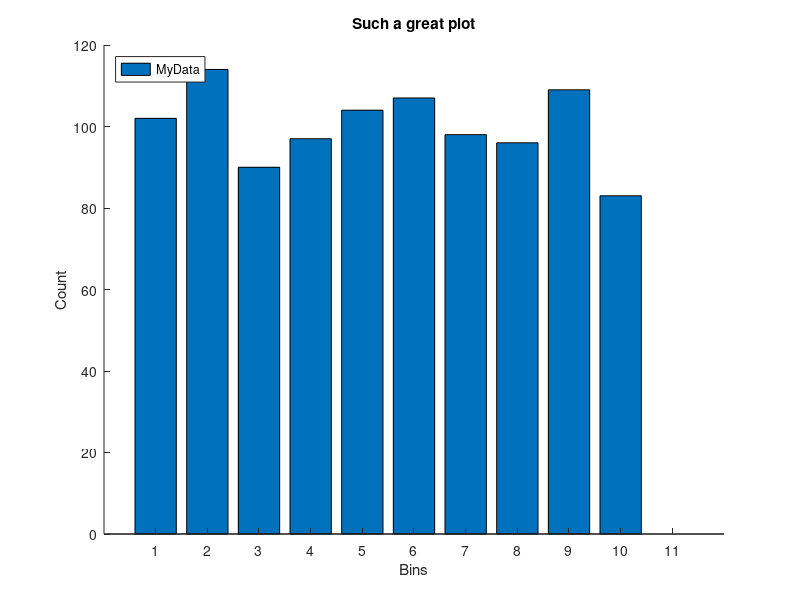

This chart was generated by the following MATLAB code: (Note: this script raises an error after producing the figure.)
5% Useful plotting code:

%% Making a histogram

data = rand(1000,1);
data = histc(data,[0:0.1:1]);

figure,
b1 = bar(data);

box off
xlabel('Bins')
ylabel('Count')
title('Such a great plot')

legend({'MyData'},'Location','northwest')

b1.FaceAlpha = 0.75;
b1.EdgeColor = 'none';
b1.BarWidth = 0.9;

%%

